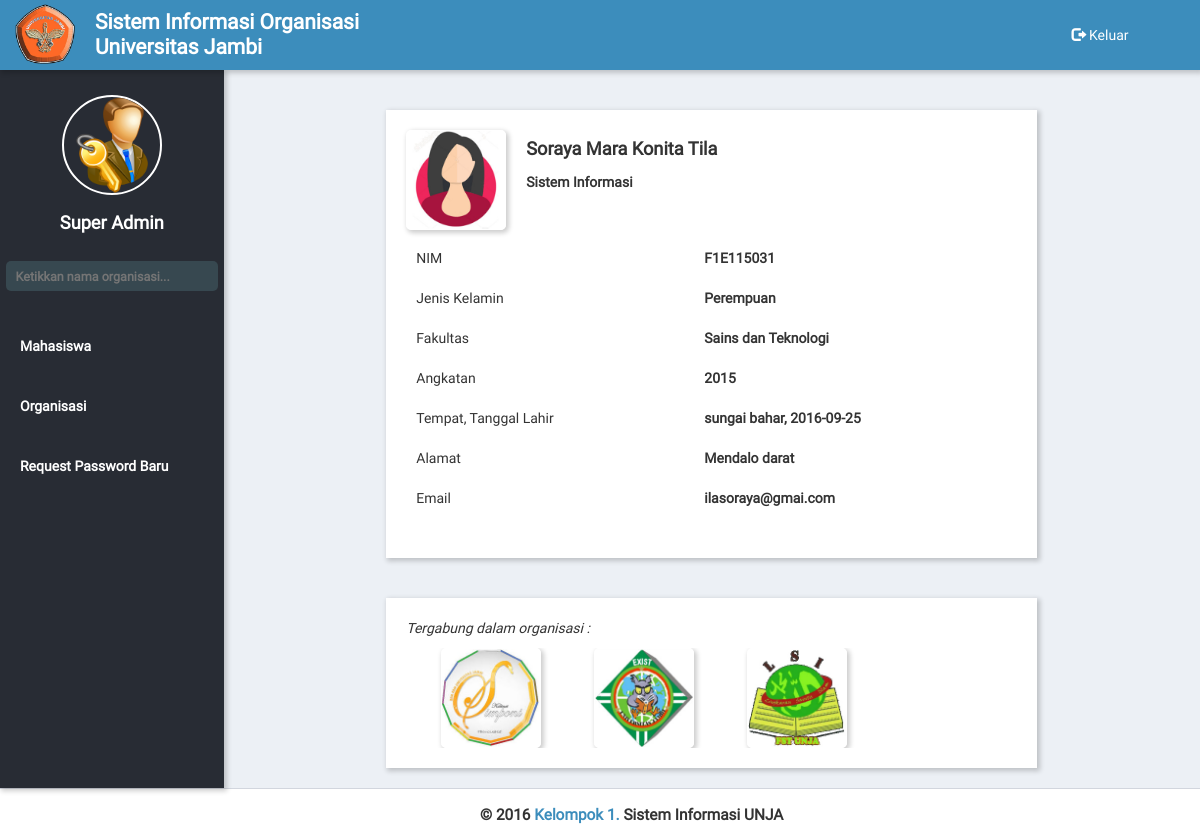
Screenshot of /profil.php?nim=f1e115031 (signed in) with the database file from the repository.
### tables this page shows
CREATE TABLE `tb_anggota` (
  `nim` varchar(9) NOT NULL,
  `nama_anggota` varchar(50) NOT NULL,
  `jenis_kelamin` varchar(10) NOT NULL,
  `tempat_lahir` varchar(20) DEFAULT NULL,
  `tanggal_lahir` date DEFAULT NULL,
  `alamat` varchar(50) DEFAULT NULL,
  `email` varchar(50) DEFAULT NULL,
  `password` varchar(32) NOT NULL,
  `pic` int(11) NOT NULL DEFAULT '0'
);

### php/extract_nim.php (called while the page is built, shortened)
<?php
function get_fak_prodi_angkatan($nim) {
    $f = substr($nim, 0, 1);
    $j = substr($nim, 2, 2);
    $a = substr($nim, 4, 2);
    if ($f == "f") {
        $fakultas = "Sains dan Teknologi";
        switch ($j) {
            case 'e1':
                $jurusan = "Sistem Informasi";
                break;
        }
    }
    $angkatan = $a+2000;
    $hasil = array("fakultas"=>$fakultas,
                   "prodi"=>$jurusan,
                   "angkatan"=>$angkatan);
    return $hasil;
}

### profil.php (the view, shortened to what this page needs)
<?php
require_once 'php/connect.php';
require_once 'top.php';
require_once 'php/extract_nim.php';
if (isset($_GET['nim'])) {
    $nim = $_GET['nim'];
    $result = $mysqli->query("SELECT * FROM tb_anggota WHERE nim='$nim'");
    if ($result->num_rows != 0) {
        $row = $result->fetch_assoc();
        $nama = $row['nama_anggota'];
        $pic = $row['pic'];
        $prodi = get_fak_prodi_angkatan($nim)['prodi'];
        $jenis = $row['jenis_kelamin'];
        $fakultas = get_fak_prodi_angkatan($nim)['fakultas'];
        $angkatan = get_fak_prodi_angkatan($nim)['angkatan'];
        $tempat_lahir = $row['tempat_lahir'];
        $tanggal_lahir = $row['tanggal_lahir'];
        $alamat = $row['alamat'];
        $email = $row['email'];
        $select_org = $mysqli->query("SELECT tb_organisasi.id_org, tb_organisasi.nama_org "
            . "FROM tb_organisasi INNER JOIN tb_status_anggota ON "
            . "tb_organisasi.id_org=tb_status_anggota.id_org WHERE tb_status_anggota.nim='$nim'");
        $id_org = [];
        $nama_org = [];
        if ($select_org->num_rows != 0) {
            while ($row = $select_org->fetch_assoc()) {
                array_push($id_org, $row['id_org']);
                array_push($nama_org, $row['nama_org']);
            }
        } else {
            $nama_org = array();
            $id_org = array();
        }
    }
}
?>
<div class="menu-list">
    <ul>
        <?php
        if($_SESSION['nim'] != "admin") {
            echo '
            <span><li class="inaktif"><a href="awal.php">Info & Event</a></li></span>';
            if($_SESSION['admin_of'] != 0) {
                echo '
                <span>
                    <li class="inaktif">
                        <a href="javascript:void(0)">Kelola Organisasi <span class="caret"></span></a>
                    </li>
                    <ul>
                        <li><a href="profil_org.php">Profil Organisasi</a></li>
                        <li><a href="anggota.php">Anggota</a></li>
                        <li><a href="absensi.php">Absensi</a></li>
                    </ul>
                </span>';
            }
            echo '
            <span><li class="aktif"><a href="profil.php">Profil Pengguna</a></li></span>
            <span><li class="inaktif"><a href="chat.php">Chat Room</a></li></span>
            <span><li class="inaktif"><a href="tentang.php">Tentang Sistem</a></li></span>';
        }else{
            echo '<span><li class="inaktif"><a href="sadmin.php">Mahasiswa</a></li></span>
            <span><li class="inaktif"><a href="sadmin_org.php">Organisasi</a></li></span>
            <span><li class="inaktif"><a href="request.php">Request Password Baru</a></li></span>';
        }
        ?>
    </ul>
</div>
</div>
<div id="content" class="col-md-9setengah">
    <div class="profil-box col-md-8 col-md-offset-2">
        <?php
    if($pic != 0) {
        echo '<img src="img/foto_anggota/'.$nim.'.jpg">';
    }else{
        if($jenis == "Laki-laki") {
            echo '<img src="img/foto_anggota/default_guy.jpg">';
        }else{
            echo '<img src="img/foto_anggota/default_girl.jpg">';
        }
    }
    ?>
    <div class="nama-jurusan">
        <p class="nama"><?= $nama ?></p>
        <p><?= $prodi ?></p>
    </div>
    <table class="bio">
        <tr>
            <th>NIM</th>
            <td><?= strtoupper($nim) ?></td>
        </tr>
        <tr>
            <th>Jenis Kelamin</th>
            <td><?= $jenis ?></td>
        </tr>
        <tr>
            <th>Fakultas</th>
            <td><?= $fakultas ?></td>
        </tr>
        <tr>
            <th>Angkatan</th>
            <td><?= $angkatan ?></td>
        </tr>
        <tr>
            <th>Tempat, Tanggal Lahir</th>
            <td><?= $tempat_lahir . ", " . $tanggal_lahir ?></td>
        </tr>
        <tr>
            <th>Alamat</th>
            <td><?= $alamat ?></td>
        </tr>
        <tr>
            <th>Email</th>
            <td><?= $email ?></td>
        </tr>
    </table>
</div>
<div class="profil-box col-md-8 col-md-offset-2 profil-img">
    <p style="font-style: italic">Tergabung dalam organisasi : </p>
    <?php
    for ($i = 0; $i < count($nama_org); $i++) {
        echo "
        <a href='profil_org.php?id=" . $id_org[$i] . "'><div class='col-md-3 profil-bio'>
         <div class='float-text'>" . $nama_org[$i] . "</div>
         <img src='img/logo/" . $id_org[$i] . ".jpg'>
     </div></a>
     ";
 }
 ?>
</div>
</div>
</div>
</div>
<?php include 'bottom.php' ?>
</body>
</html>

### assets/style.css (style rules this page uses)
* { margin: 0; padding: 0; }
body { font-family: "Roboto regular"; background-color: #ecf0f5; }
#content { min-height: 700px; padding-bottom: 20px; }
.menu-list { margin-top: 25px; }
.menu-list a { color: #fff; text-decoration: none; }
.inaktif, .aktif { cursor: pointer; margin: 0; }
.inaktif { padding-left: 5px; }
.menu-list ul li a { display: block; padding: 20px 15px; }
.bio { margin-bottom: 20px; margin-top: 8px; }
.col-md-9setengah { @extend .col.md-1; width: 83%; }
.profil-box { height: auto; }
.about-box, .profil-box { background-color: #fff; margin-top: 40px; box-shadow: 2px 2px 5px 1px rgba(0, 0, 0, 0.2); padding: 20px; }
.profil-box img { width: 120px; height: 120px; float: left; border-radius: 5px; border: 1px solid #fff; box-shadow: 2px 2px 5px 1px rgba(0, 0, 0, 0.2); }
.nama-jurusan, .profil-org, .event-page { font-weight: bold; float: left; margin-left: 20px; margin-top: 6px; margin-bottom: 25px; }
.nama { font-size: 130%; }
table { width: 100%; }
th, td { padding: 10px; }
tr { text-align: left; }
.bio td { font-weight: bold; }
.bio th { font-weight: normal; }
.profil-bio { text-align: center; overflow: hidden; cursor: pointer; }
.profil-bio img { margin-left: 20px; }
.profil-img img, .profil-box img { width: 100px; height: 100px; }

### rows the page displays
tb_anggota: nama_anggota "Soraya Mara Konita Tila", jenis_kelamin "Perempuan", tempat_lahir "sungai bahar", tanggal_lahir "2016-09-25", alamat "Mendalo darat", email "ilasoraya@gmai.com"

### other values shown
$_SESSION['nama_anggota'] "Super Admin"
$prodi "Sistem Informasi"
$nim "F1E115031"
$fakultas "Sains dan Teknologi"
$angkatan "2015"
